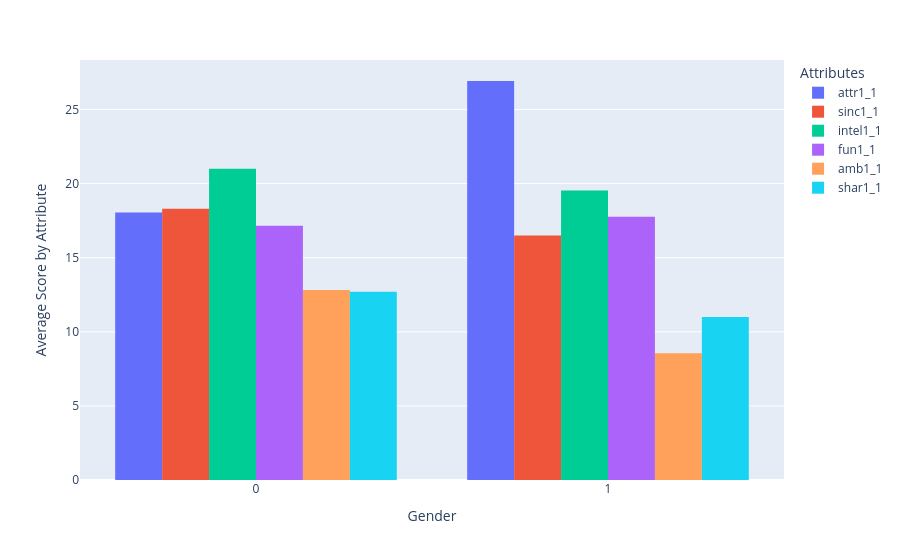

Notebook cell for this chart:
### Code cell
fig = px.histogram(
    df,
    x="gender",
    y=['attr1_1','sinc1_1','intel1_1','fun1_1','amb1_1', 'shar1_1'],
    barmode='group',
    histfunc='avg',
)
fig.update_layout(xaxis_title="Gender", yaxis_title="Average Score by Attribute", legend_title_text="Attributes")
fig.show()

### Figure 1 — Plotly figure (JSON) as saved in the notebook; plotly's stock layout.template omitted (floating-point values rounded to 4 significant figures; data arrays with more than 128 entries replaced by an {"elided": "..."} marker saying what was removed)
{"data": [{"alignmentgroup": "True", "bingroup": "x", "histfunc": "avg", "hovertemplate": "variable=attr1_1<br>gender=%{x}<br>avg of value=%{y}<extra></extra>", "legendgroup": "attr1_1", "marker": {"color": "#636efa", "pattern": {"shape": ""}}, "name": "attr1_1", "offsetgroup": "attr1_1", "orientation": "v", "showlegend": true, "type": "histogram", "x": {"elided": "8378 int values"}, "xaxis": "x", "y": {"elided": "8378 float values"}, "yaxis": "y"}, {"alignmentgroup": "True", "bingroup": "x", "histfunc": "avg", "hovertemplate": "variable=sinc1_1<br>gender=%{x}<br>avg of value=%{y}<extra></extra>", "legendgroup": "sinc1_1", "marker": {"color": "#EF553B", "pattern": {"shape": ""}}, "name": "sinc1_1", "offsetgroup": "sinc1_1", "orientation": "v", "showlegend": true, "type": "histogram", "x": {"elided": "8378 int values"}, "xaxis": "x", "y": {"elided": "8378 float values"}, "yaxis": "y"}, {"alignmentgroup": "True", "bingroup": "x", "histfunc": "avg", "hovertemplate": "variable=intel1_1<br>gender=%{x}<br>avg of value=%{y}<extra></extra>", "legendgroup": "intel1_1", "marker": {"color": "#00cc96", "pattern": {"shape": ""}}, "name": "intel1_1", "offsetgroup": "intel1_1", "orientation": "v", "showlegend": true, "type": "histogram", "x": {"elided": "8378 int values"}, "xaxis": "x", "y": {"elided": "8378 float values"}, "yaxis": "y"}, {"alignmentgroup": "True", "bingroup": "x", "histfunc": "avg", "hovertemplate": "variable=fun1_1<br>gender=%{x}<br>avg of value=%{y}<extra></extra>", "legendgroup": "fun1_1", "marker": {"color": "#ab63fa", "pattern": {"shape": ""}}, "name": "fun1_1", "offsetgroup": "fun1_1", "orientation": "v", "showlegend": true, "type": "histogram", "x": {"elided": "8378 int values"}, "xaxis": "x", "y": {"elided": "8378 float values"}, "yaxis": "y"}, {"alignmentgroup": "True", "bingroup": "x", "histfunc": "avg", "hovertemplate": "variable=amb1_1<br>gender=%{x}<br>avg of value=%{y}<extra></extra>", "legendgroup": "amb1_1", "marker": {"color": "#FFA15A", "pattern": {"shape": ""}}, "name": "amb1_1", "offsetgroup": "amb1_1", "orientation": "v", "showlegend": true, "type": "histogram", "x": {"elided": "8378 int values"}, "xaxis": "x", "y": {"elided": "8378 float values"}, "yaxis": "y"}, {"alignmentgroup": "True", "bingroup": "x", "histfunc": "avg", "hovertemplate": "variable=shar1_1<br>gender=%{x}<br>avg of value=%{y}<extra></extra>", "legendgroup": "shar1_1", "marker": {"color": "#19d3f3", "pattern": {"shape": ""}}, "name": "shar1_1", "offsetgroup": "shar1_1", "orientation": "v", "showlegend": true, "type": "histogram", "x": {"elided": "8378 int values"}, "xaxis": "x", "y": {"elided": "8378 float values"}, "yaxis": "y"}], "layout": {"barmode": "group", "legend": {"title": {"text": "Attributes"}, "tracegroupgap": 0}, "margin": {"t": 60}, "xaxis": {"anchor": "y", "domain": [0, 1], "title": {"text": "Gender"}}, "yaxis": {"anchor": "x", "domain": [0, 1], "title": {"text": "Average Score by Attribute"}}}}
